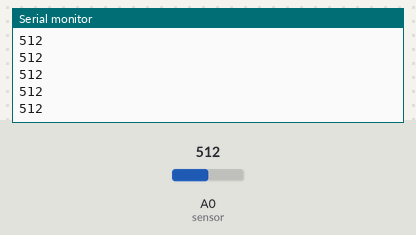
The sketch below on a simulated Arduino Uno, built with avr-gcc and run on an emulated ATmega328P. On the bench: the last lines printed to the serial monitor. The test bench sets the inputs (shaded band); at power-on: A0 (sensor) = 512.

Above: at 1.2 s.
1.3 s: A0 (sensor) set to 716
At 2.1 s:
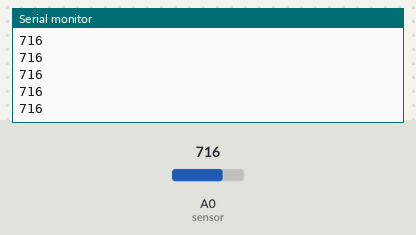
2.8 s: A0 (sensor) set to 900
At 3.4 s:
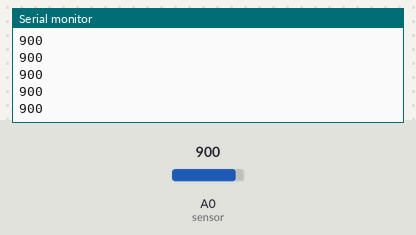
Timing chart, 0 to 5.8 s (numbered marks = the images above; inputs shaded):
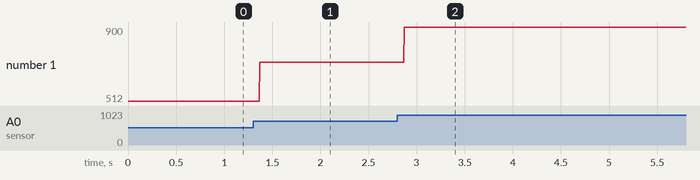

The sketch:

readingSensor.ino
```cpp
int sensor = A0;
void setup() {
  // put your setup code here, to run once:
  Serial.begin(9600);
  pinMode(sensor, INPUT);
}

void loop() {
  int data = analogRead(sensor);
  // put your main code here, to run repeatedly:
  Serial.println(data);
}
```

Measured:
- after the input at 1.3 s, the serial monitor: prints a new line after 0.07 s (image 1)
- after the input at 2.8 s, the serial monitor: prints a new line after 0.07 s (image 2)
- plotted number 1: 512 → 716 after the input at 1.3 s, 716 → 900 after the input at 2.8 s
